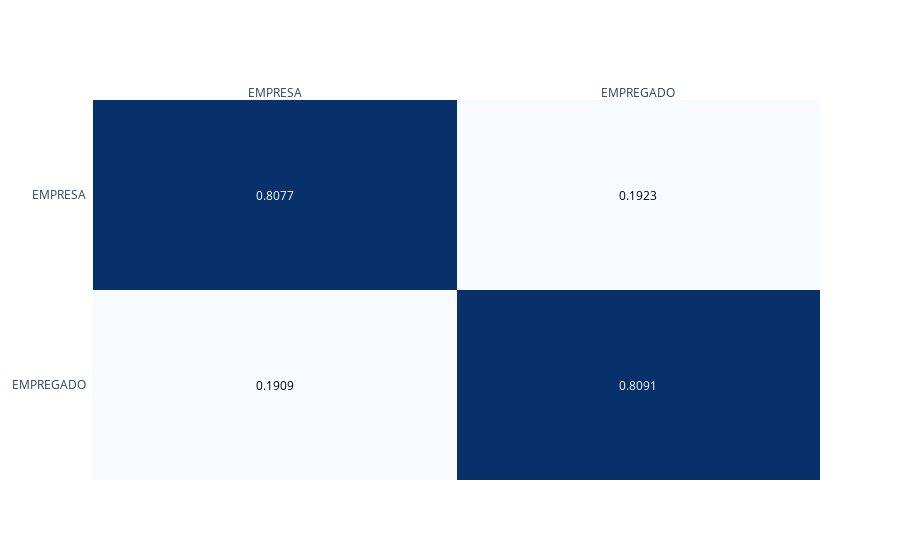

Notebook cell for this chart:
### Markdown cell above
## Decision Tree

### Code cell
from sklearn import tree

text_clf = Pipeline([('vect', CountVectorizer()),
                     ('tfidf', TfidfTransformer()),
                     ('clf', tree.DecisionTreeClassifier()),
                     ])
metricas = treinar_cv(text_clf, "Decision Tree")
medias_cv = medias_cv.append( [metricas] )

### Figure 1 — Plotly figure (JSON) as saved in the notebook; plotly's stock layout.template omitted (floating-point values rounded to 4 significant figures)
{"data": [{"colorscale": [[0, "rgb(247,251,255)"], [0.125, "rgb(222,235,247)"], [0.25, "rgb(198,219,239)"], [0.375, "rgb(158,202,225)"], [0.5, "rgb(107,174,214)"], [0.625, "rgb(66,146,198)"], [0.75, "rgb(33,113,181)"], [0.875, "rgb(8,81,156)"], [1, "rgb(8,48,107)"]], "reversescale": false, "showscale": false, "type": "heatmap", "x": ["EMPRESA", "EMPREGADO"], "y": ["EMPRESA", "EMPREGADO"], "z": [[0.8077, 0.1923], [0.1909, 0.8091]]}], "layout": {"annotations": [{"font": {"color": "#FFFFFF"}, "showarrow": false, "text": "0.8077", "x": "EMPRESA", "xref": "x", "y": "EMPRESA", "yref": "y"}, {"font": {"color": "#000000"}, "showarrow": false, "text": "0.1923", "x": "EMPREGADO", "xref": "x", "y": "EMPRESA", "yref": "y"}, {"font": {"color": "#000000"}, "showarrow": false, "text": "0.1909", "x": "EMPRESA", "xref": "x", "y": "EMPREGADO", "yref": "y"}, {"font": {"color": "#FFFFFF"}, "showarrow": false, "text": "0.8091", "x": "EMPREGADO", "xref": "x", "y": "EMPREGADO", "yref": "y"}], "autosize": true, "xaxis": {"autorange": true, "dtick": 1, "gridcolor": "rgb(0, 0, 0)", "range": [-0.5, 1.5], "side": "top", "ticks": "", "type": "category"}, "yaxis": {"autorange": true, "dtick": 1, "range": [1.5, -0.5], "ticks": "", "ticksuffix": "  ", "type": "category"}}}
